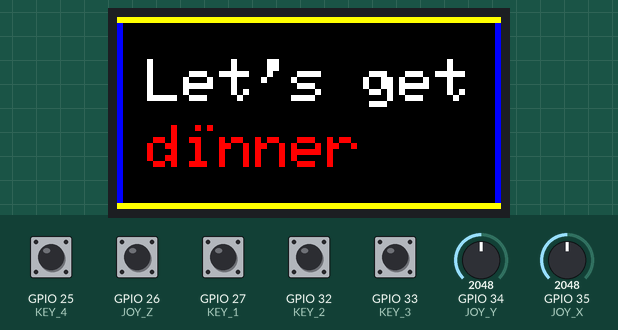
This sketch was run on a simulated ESP32. Shown: 64×32 colour display. Inputs (shaded band) come from the test bench; at power-on: GPIO 25 (KEY_4), GPIO 26 (JOY_Z), GPIO 27 (KEY_1), GPIO 32 (KEY_2), GPIO 33 (KEY_3) HIGH, GPIO 34 (JOY_Y) = 2048, GPIO 35 (JOY_X) = 2048. Random numbers use the default seed unless the sketch sets one.

Above: at 1.2 s.
1.3 s: GPIO 27 (KEY_1) pulled LOW for 0.15 s
At 1.47 s:
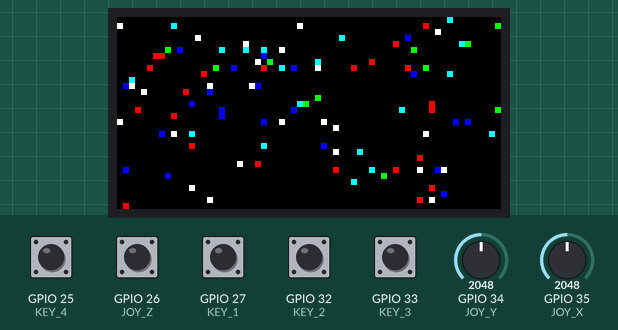
2.0 s: GPIO 26 (JOY_Z) pulled LOW for 0.15 s
At 2.0 s:
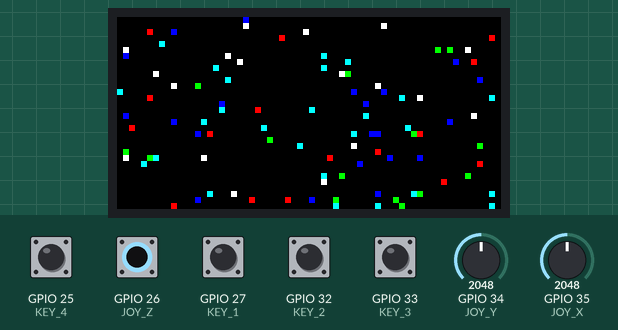
3.6 s: GPIO 32 (KEY_2) pulled LOW for 0.15 s
At 3.61 s:
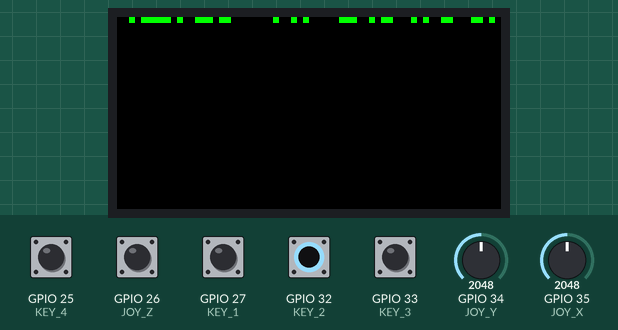
4.3 s: GPIO 33 (KEY_3) pulled LOW for 0.15 s
At 5.2 s:
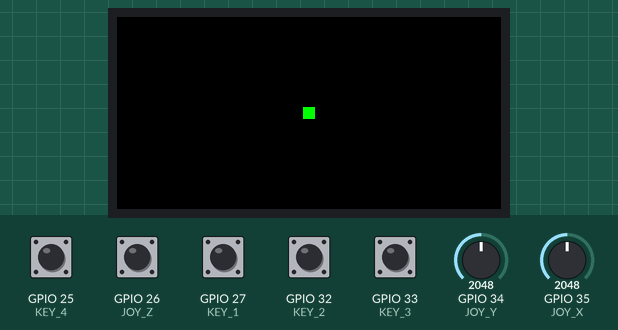
5.9 s: GPIO 27 (KEY_1) pulled LOW for 1 s
At 6.09 s:
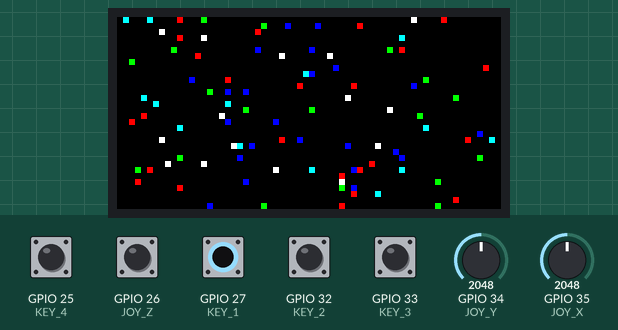
7.5 s: GPIO 26 (JOY_Z) pulled LOW for 1 s
At 7.5 s:
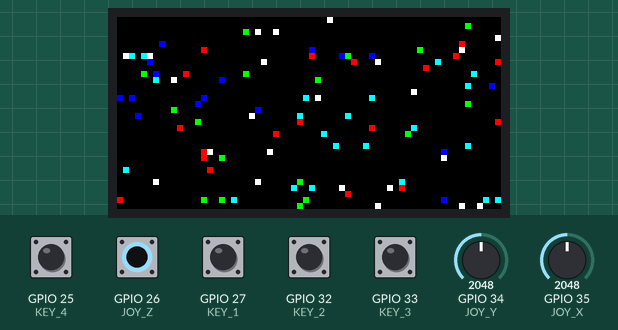
Timing chart, 0 to 10.5 s (numbered marks = the images above; inputs shaded):
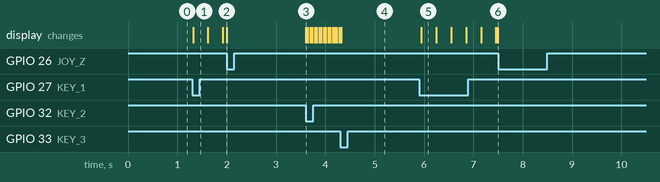

Measured:
- after the input at 1.3 s, the display: changes at once (image 1)
- after the input at 2.0 s, every drawn part: stays the same
- after the input at 3.6 s, the display: changes at once (image 3)
- after the input at 5.9 s, the display: changes after 0.05 s (image 5)
- after the input at 7.5 s, every drawn part: stays the same

The sketch:

jumbotrondemo.ino
```cpp
///////////////////////////////////////////////////////
//
//          >>>>  JUMBOTRON demo  <<<<
//
//
// Exercise the hardware from HackerBox #0036
//         which is avaiable at www.HackerBoxes.com
//
// Based on the PxMatrix library found here:
// https://github.com/2dom/PxMatrix
// The PxMatrix library is required for this dmeo.
//
///////////////////////////////////////////////////////
#include <PxMatrix.h>

// ESP32 Pins for JoyStick
#define JOY_X 35
#define JOY_Y 34
#define JOY_Z 26
#define KEY_1 27
#define KEY_2 32
#define KEY_3 33
#define KEY_4 25

// ESP32 Pins for LED MATRIX
#define P_LAT 22
#define P_A 19
#define P_B 23
#define P_C 18
#define P_D 5
#define P_E 15  // NOT USED for 1/16 scan
#define P_OE 2
hw_timer_t * timer = NULL;
portMUX_TYPE timerMux = portMUX_INITIALIZER_UNLOCKED;

uint8_t display_draw_time=0;
 int numberofdots= random(0,64);
 bool firsttime=true;
 int counter=0;

struct Piece{
  int size[8][8];
  int x;
  int y;
};


PxMATRIX display(64,32,P_LAT, P_OE,P_A,P_B,P_C,P_D);

int key_state=4;

// Some standard colors
uint16_t myRED = display.color565(255, 0, 0);
uint16_t myGREEN = display.color565(0, 255, 0);
uint16_t myBLUE = display.color565(0, 0, 255);
uint16_t myWHITE = display.color565(255, 255, 255);
uint16_t myYELLOW = display.color565(255, 255, 0);
uint16_t myCYAN = display.color565(0, 255, 255);
uint16_t myMAGENTA = display.color565(255, 0, 255);
uint16_t myBLACK = display.color565(0, 0, 0);

uint16_t colorlist[] = {myRED,myGREEN,myBLUE,myWHITE,myCYAN,myMAGENTA};


void IRAM_ATTR display_updater(){
  // Increment the counter and set the time of ISR
  portENTER_CRITICAL_ISR(&timerMux);
  display.display(display_draw_time);
  portEXIT_CRITICAL_ISR(&timerMux);
}

void display_update_enable(bool is_enable)
{
if (is_enable)
  {
    timer = timerBegin(0, 80, true);
    timerAttachInterrupt(timer, &display_updater, true);
    timerAlarmWrite(timer, 2000, true);
    timerAlarmEnable(timer);
  }
else
  {
    timerDetachInterrupt(timer);
    timerAlarmDisable(timer);
  }
}

void setup()
{
  pinMode(JOY_Z, INPUT_PULLUP);
  pinMode(KEY_1, INPUT_PULLUP);
  pinMode(KEY_2, INPUT_PULLUP);
  pinMode(KEY_3, INPUT_PULLUP);
  pinMode(KEY_4, INPUT_PULLUP);
  display.begin(16); // 1/16 scan
  display.setFastUpdate(true);
  display_update_enable(true);
}

void loop()
{
  read_keybuttons();
  switch(key_state)
  {
    case 1:
      snow();
      break;
    case 2:
      matrix();
      //color_lines();
      break;
     case 3:
      stick_demo();
      break;
     case 4:
      HB_Jumbo_Text();
      break;
     //case 5:
      //Tetris();
      //break;

  }
}

void read_keybuttons()
{
  if (digitalRead(KEY_2) == LOW)
    key_state = 2;
  else
  if (digitalRead(KEY_1) == LOW)
    key_state = 1;
  else
  if (digitalRead(KEY_3) == LOW)
    key_state = 3;
  else
  if (digitalRead(KEY_4) == LOW)
    key_state = 4;
  else
  if (digitalRead(JOY_Z) == LOW)
    key_state = 5;

}

void stick_demo()
{
  display.clearDisplay();
  int x, y;
  uint16_t joy_color;
  x=(63*analogRead(JOY_X))/4096;
  y=30-((31*analogRead(JOY_Y))/4096);
  if (digitalRead(JOY_Z) == LOW)
    joy_color = myRED;
  else
    joy_color = myGREEN;
  display.drawPixel(x,   y,   joy_color);
  display.drawPixel(x,   y+1, joy_color);
  display.drawPixel(x+1, y,   joy_color);
  display.drawPixel(x+1, y+1, joy_color);
  delay(50);
}

void color_lines()
{
  display.clearDisplay();
  int x1,x2,y1,y2;
  for (int n=0; n < 2; n++)
  {
    x1=random(0,64);
    y1=random(0,32);
    x2=random(0,64);
    y2=random(0,32);
    display.drawLine(x1,y1,x2,y2,myRED);
    delay(30);
    x1=random(0,64);
    y1=random(0,32);
    x2=random(0,64);
    y2=random(0,32);
    display.drawLine(x1,y1,x2,y2,myGREEN);
    delay(30);
    x1=random(0,64);
    y1=random(0,32);
    x2=random(0,64);
    y2=random(0,32);
    display.drawLine(x1,y1,x2,y2,myBLUE);
  }

  delay(30);
}
void matrix()
{
   display.clearDisplay();
 if(firsttime==true)
 {
  numberofdots= random(0,64);
  counter=0;
  firsttime=false;
 }
  for(int i=0;i<numberofdots;i++)
  {

     display.drawPixel( random(0,64),counter,myGREEN );
  }
  counter++;
  if(counter==32)
  {
    firsttime=true;
  }
   delay(45);
}


void color_blocks()
{
  display.clearDisplay();
  int x,y,r,g,b;
  for (int n=0; n < 25; n++) // 25 2x2 squares at a time
  {
    x=random(0,63);
    y=random(0,31);
    r=random(0,256);
    g=random(0,256);
    b=random(0,256);
    display.drawPixel(x,   y,   display.color565(r,g,b));
    display.drawPixel(x,   y+1, display.color565(r,g,b));
    display.drawPixel(x+1, y,   display.color565(r,g,b));
    display.drawPixel(x+1, y+1, display.color565(r,g,b));
  }
  delay(50);
}

void snow()
{
  display.clearDisplay();
  for (int n=0; n < 100; n++) // 100 LEDs on at a time
  {
    display.drawPixel(random(0,64), random(0,32), colorlist[random(0,5)]);
  }
  delay(10);
}

void HB_Jumbo_Text()
{
  display.clearDisplay();
  display.drawLine(0,0,63,0,myYELLOW);
  display.drawLine(0,31,63,31,myYELLOW);
  display.drawLine(0,1,0,30,myBLUE);
  display.drawLine(63,1,63,30,myBLUE);
  display.setTextColor(myWHITE);
  display.setCursor(5,7);
  display.print("Let's get");
  display.setTextColor(myRED);
  display.setCursor(5,18);
  display.print("dinner");
  display.drawPixel(15, 18, myBLUE);
  display.drawPixel(15, 18, myRED);
  delay(50);
}
void Tetris()
{
 display.clearDisplay();
}
```
